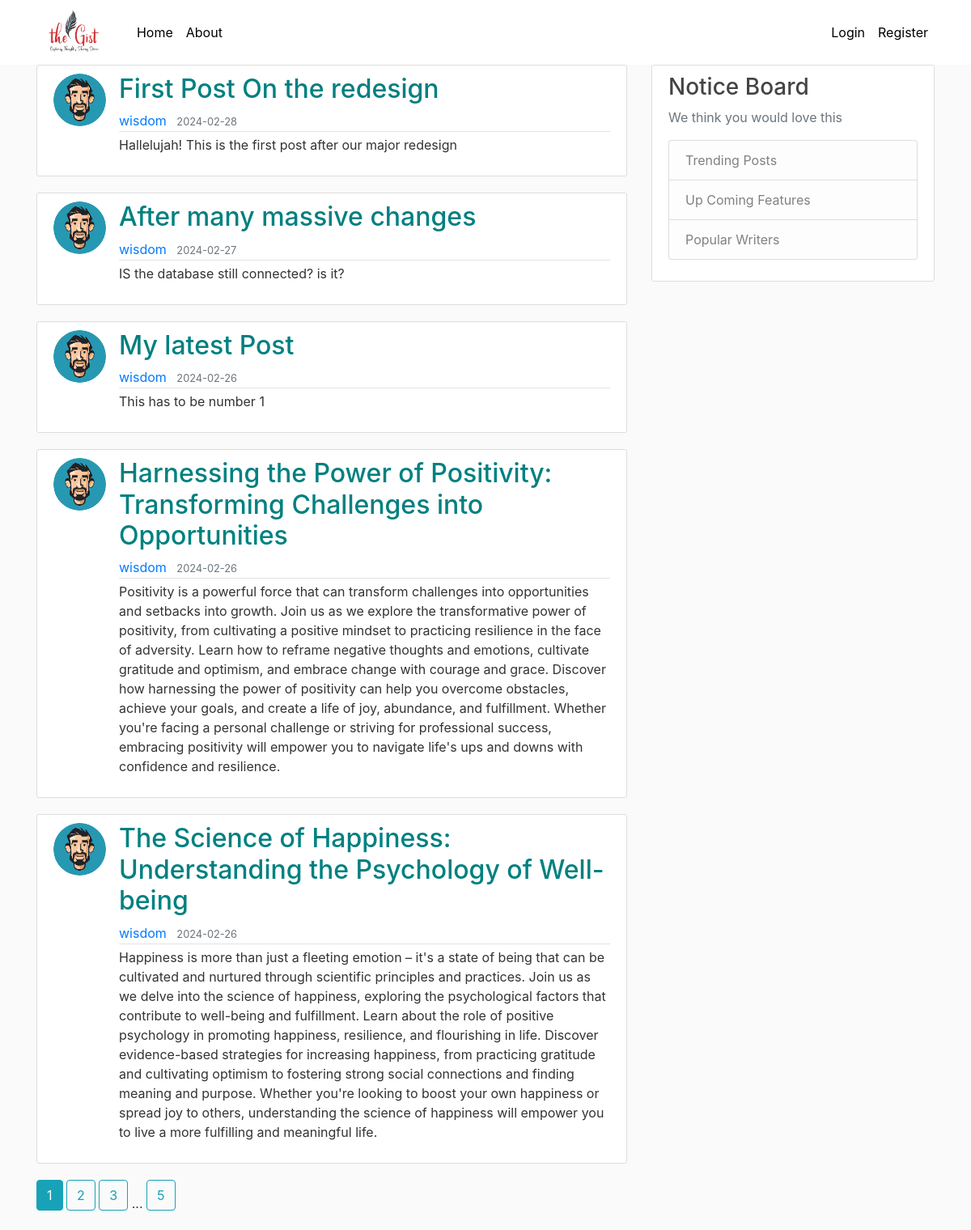
The app's page /home, older data.
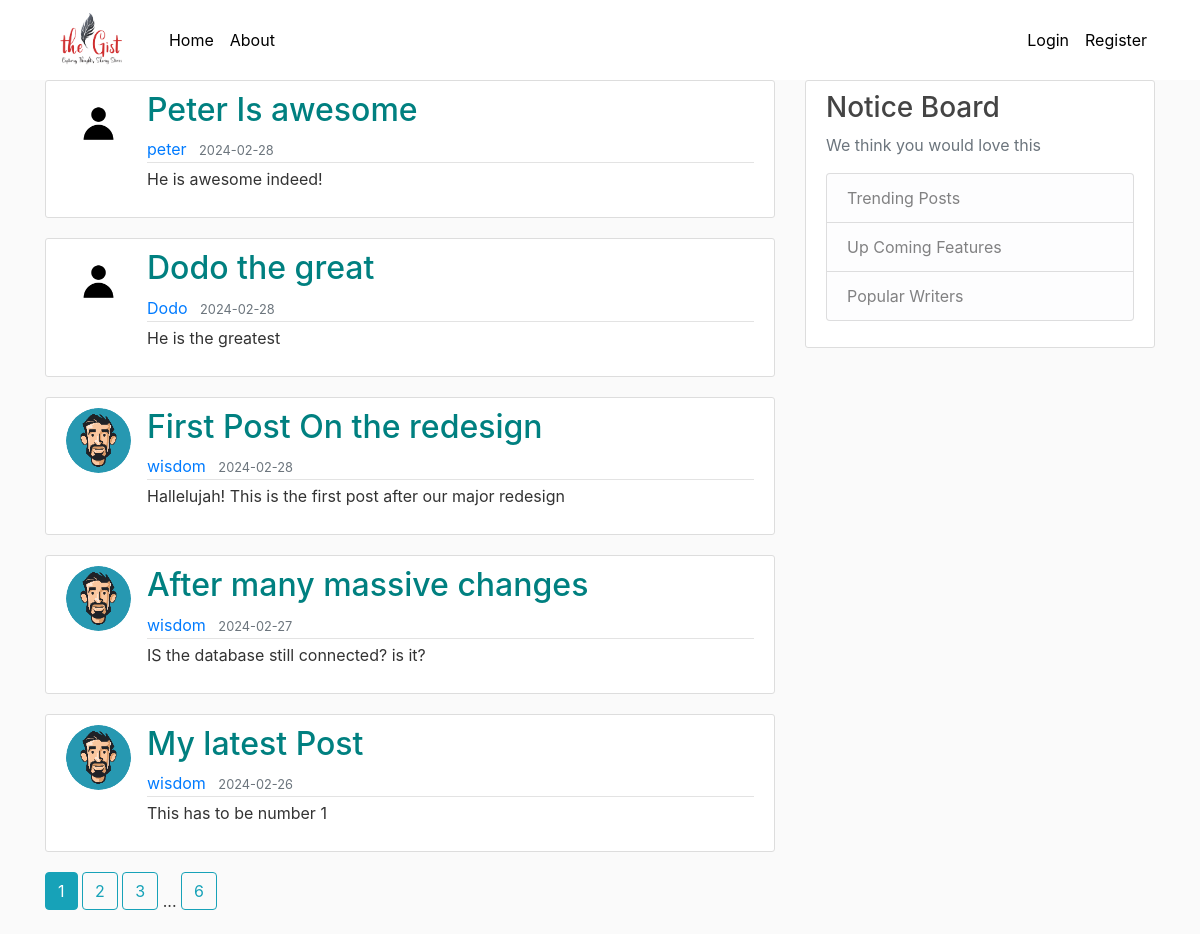
The same page, newer data.
### flaskblog/models.py (models this page shows, shortened)
class Post(db.Model):
    id = db.Column(db.Integer, primary_key=True)
    title = db.Column(db.String(100), nullable=False)
    date_posted = db.Column(db.DateTime, nullable=False, default=datetime.utcnow)
    content = db.Column(db.Text, nullable=False)
    user_id = db.Column(db.Integer, db.ForeignKey('user.id'), nullable='False')

class User(db.Model, UserMixin):
    id = db.Column(db.Integer, primary_key=True)
    username = db.Column(db.String(20), unique=True, nullable=False)
    email = db.Column(db.String(120), unique=True, nullable=False)
    image_file = db.Column(db.String(20), nullable=False, default='default.jpg')
    password = db.Column(db.String(60), nullable=False)
    posts = db.relationship('Post', backref='author', lazy=True)

### flaskblog/main/routes.py (the view)
@main.route("/")
@main.route("/home")
def home():
    page = request.args.get('page', 1, type=int)
    posts = Post.query.order_by(Post.date_posted.desc())\
        .paginate(page=page, per_page=5)
    return render_template('home.html', posts=posts)

### flaskblog/templates/home.html
{% extends "layout.html" %}
{% block content %}
    {% for post in posts.items %}
        <article class="media content-section">
          <img class="rounded-circle article-img" src="{{ url_for('static', filename='profile_pics/' + post.author.image_file) }}">
          <div class="media-body">
            <h2><a class="article-title" href="{{ url_for('posts.post', post_id=post.id) }}">{{ post.title }}</a></h2>
            <div class="article-metadata">
              <a class="mr-2" href="{{ url_for('users.user_posts', username=post.author.username) }}">{{ post.author.username }}</a>
              <small class="text-muted">{{ post.date_posted.strftime('%Y-%m-%d') }}</small>
            </div>
            <p class="article-content">{{ post.content }}</p>
          </div>
        </article>
    {% endfor %}
    {% for page_num in posts.iter_pages(left_edge=1, right_edge=1, left_current=1, right_current=2) %}
      {% if page_num %}
        {% if posts.page == page_num %}
          <a class="btn btn-info mb-4" href="{{ url_for('main.home', page=page_num) }}">{{ page_num }}</a>
        {% else %}
          <a class="btn btn-outline-info mb-4" href="{{ url_for('main.home', page=page_num) }}">{{ page_num }}</a>
        {% endif %}
      {% else %}
        ...
      {% endif %}
    {% endfor %}
{% endblock content %}

Row changes from the older to the newer data that the page shows:
no longer on this page (row unchanged): Post: image_file (picture), title "Harnessing the Power of Positivity: Transforming Challenges into Opportunities", author.username "wisdom", date_posted "2024-02-26", content "Positivity is a powerful force that can transform challenges into opportunities and setbacks into growth. Join us as we explore the transformative power of positivity, from cultivating a positive mindset to practicing resilience in the face of adversity. Learn how to reframe negative thoughts and emotions, cultivate gratitude and optimism, and embrace change with courage and grace. Discover how harnessing the power of positivity can help you overcome obstacles, achieve your goals, and create a life of joy, abundance, and fulfillment. Whether you're facing a personal challenge or striving for professional success, embracing positivity will empower you to navigate life's ups and downs with…"
no longer on this page (row unchanged): Post: image_file (picture), title "The Science of Happiness: Understanding the Psychology of Well-being", author.username "wisdom", date_posted "2024-02-26", content "Happiness is more than just a fleeting emotion – it's a state of being that can be cultivated and nurtured through scientific principles and practices. Join us as we delve into the science of happiness, exploring the psychological factors that contribute to well-being and fulfillment. Learn about the role of positive psychology in promoting happiness, resilience, and flourishing in life. Discover evidence-based strategies for increasing happiness, from practicing gratitude and cultivating optimism to fostering strong social connections and finding meaning and purpose. Whether you're looking to boost your own happiness or spread joy to others, understanding the science of happiness will…"
added Post: image_file (placeholder picture), title "Peter Is awesome", author.username "peter", date_posted "2024-02-28", content "He is awesome indeed!"
added Post: image_file (placeholder picture), title "Dodo the great", author.username "Dodo", date_posted "2024-02-28", content "He is the greatest"
Text that changed along with them:
new list line: "6"
list line gone: "5"
